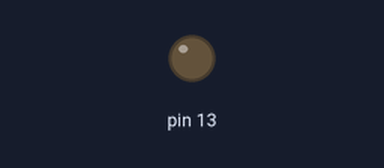
Simulated run of this sketch. Board: Arduino Uno, built with avr-gcc and run on an emulated ATmega328P. On the bench: output pins drawn as LEDs (lit = HIGH). No radio packets arrive unless stated; what the sketch prints to the serial monitor is not drawn.

Above: at 1.0 s.
Timing chart, 0 to 5.3 s (numbered marks = the images above):
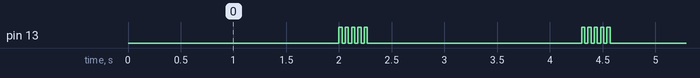

Measured:
- by itself, pin 13: repeats every 2.3 s: 4 × (LOW 0.03 s, HIGH 0.03 s), LOW 2.0 s, HIGH 0.03 s

The sketch:

dummSensor01.ino
```cpp
#include <VirtualWire.h>

#define TX_MODULE 10
#define RX_MODULE 11

#define MODULEID 4


struct centralHeatingData
{
	int    From = 0;
	int    To = 255;
	int    Command = 0;
	int    Data0 = 0;
	int    Data1 = 0;
};


centralHeatingData receivedData;
centralHeatingData sendingData;


void setup()
{

	pinMode(13, OUTPUT);

	Serial.begin(9600);	// Debugging only
	Serial.println("setup");

	// Initialise the IO and ISR
	vw_set_ptt_inverted(true); // Required for DR3100
	vw_setup(2000);	 // Bits per sec
	vw_set_tx_pin(TX_MODULE);
	vw_set_rx_pin(RX_MODULE);

	vw_rx_start();       // Start the receiver PLL running

	Serial.println("done");

}

void loop()
{

	uint8_t rcvdSize = sizeof(receivedData);
	if (vw_wait_rx_max(2000)) {
		blink(3, 80); // msg receiwed
		if (vw_get_message((uint8_t *)&receivedData, &rcvdSize))
		{

			if (receivedData.To == MODULEID)
			{
				blink(receivedData.Command, 500); // msg receiwed
				Serial.print("receivedData.From 	");
				Serial.println(receivedData.From);
				Serial.print("receivedData.To 	");
				Serial.println(receivedData.To);
				Serial.print("receivedData.Command	");
				Serial.println();
				Serial.print("receivedData.Data0	");
				Serial.println(receivedData.Data0);
				Serial.print("receivedData.Data1	");
				Serial.println(receivedData.Data1);
			}


			sendingData.To = receivedData.From; // just to scan network of devices
			sendingData.Command = receivedData.Command;
			sendingData.From = MODULEID;
			sendingData.Data0 = receivedData.Data0++;
			sendingData.Data1 = receivedData.Data1++;

			Serial.print("TX START: ");
			Serial.println(sizeof(sendingData));

			vw_send((uint8_t *)&receivedData, sizeof(sendingData));
			vw_wait_tx();
			Serial.println("STOP: ");

		}


	}
	else
	{
		blink(5, 30); // no msg receiwed
	}

}

void blink(int times, int del) {
	for (int a = 0; a < times; a++) {
		digitalWrite(13, 1);
		delay(del);
		digitalWrite(13, 0);
		delay(del);
	}
}
```
